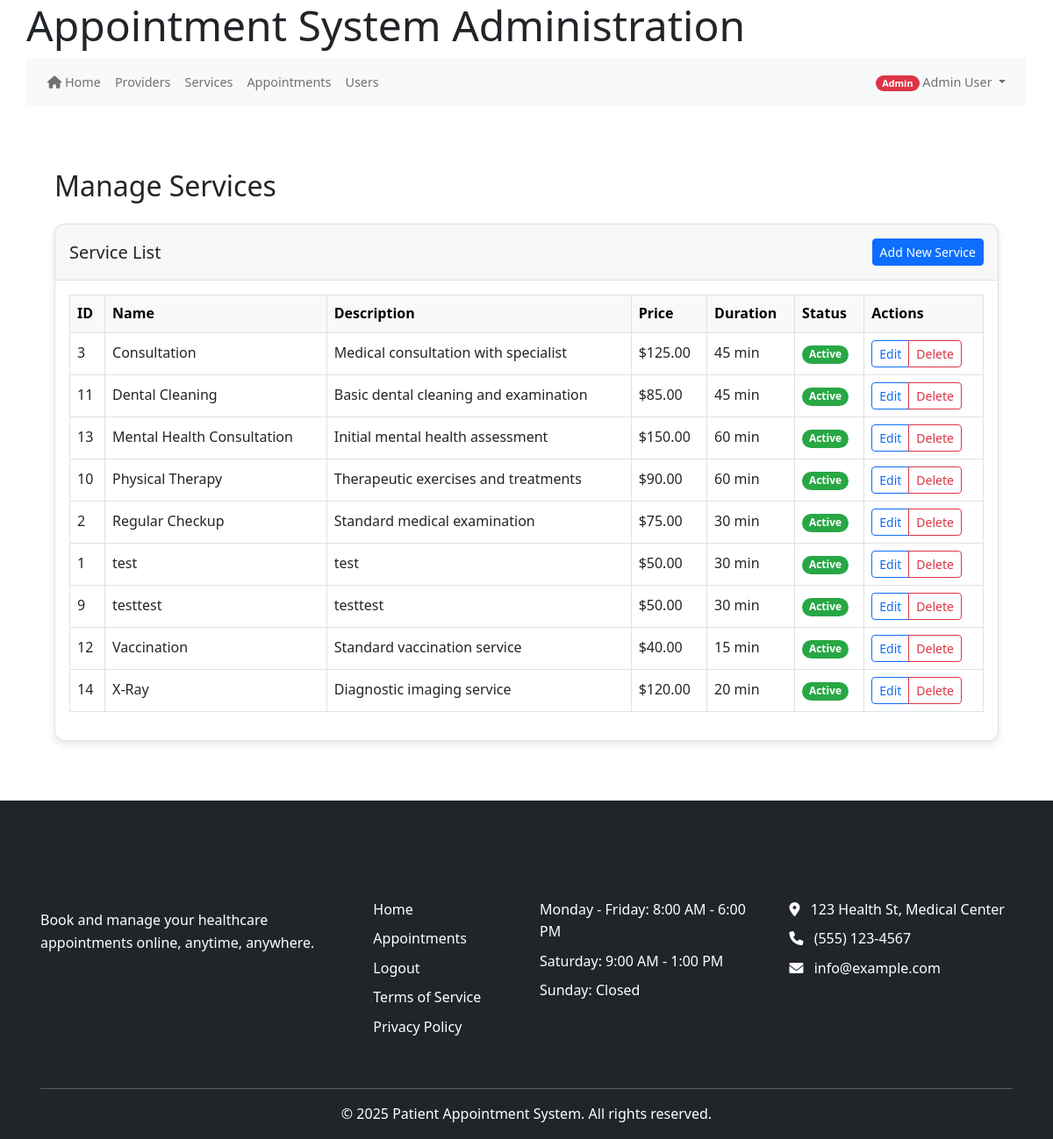
The page /index.php/admin/services (signed in) on the database as committed earlier.
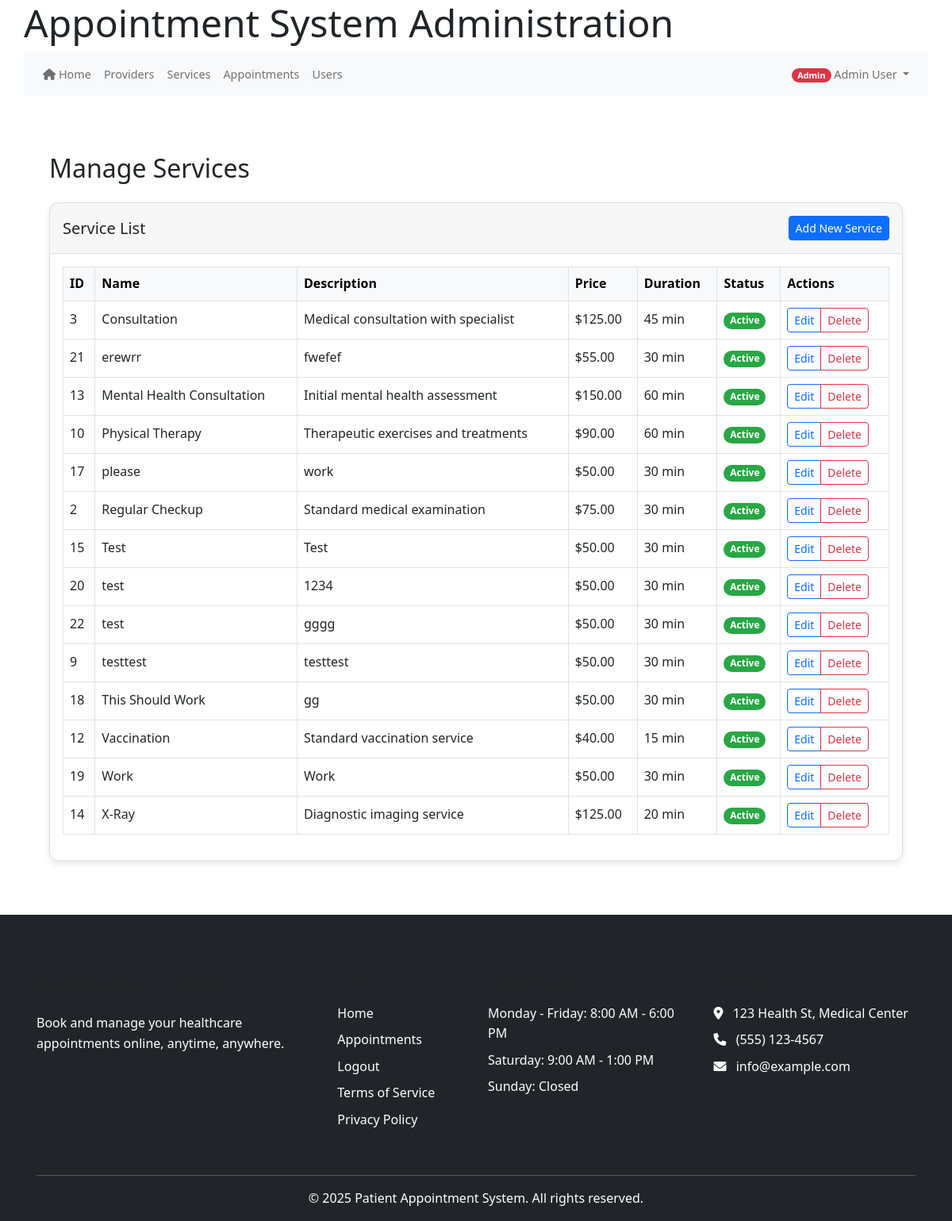
The same page on the database as committed later.
### tables this page shows
CREATE TABLE IF NOT EXISTS `services` (
  `service_id` int(11) NOT NULL AUTO_INCREMENT,
  `name` varchar(255) NOT NULL,
  `description` text DEFAULT NULL,
  `duration` int(11) DEFAULT 30,
  `price` decimal(10,2) DEFAULT NULL,
  `is_active` tinyint(1) DEFAULT 1,
  `created_at` timestamp NOT NULL DEFAULT current_timestamp(),
  PRIMARY KEY (`service_id`)
);

### controllers/admin_controller.php (called while the page is built, shortened)
<?php
require_once MODEL_PATH . '/Appointment.php';
require_once MODEL_PATH . '/Services.php';
class AdminController {
    protected $serviceModel;
    public function __construct() {
        $this->db = get_db();
        $this->serviceModel = new Services($this->db);
    }
    public function services($action = null, $id = null) {
        $services = $this->serviceModel->getAllServices();
        include VIEW_PATH . '/admin/services.php';
    }
}

### public_html/bootstrap.php (called while the page is built, shortened)
<?php
require_once APP_ROOT . '/core/helpers.php';
require_once CORE_PATH . '/helpers.php';
function get_db() {
    static $db = null;
    if ($db === null) {
        if (defined('DB_HOST') && defined('DB_USER') && defined('DB_PASS') && defined('DB_NAME')) {
            $db = new mysqli(DB_HOST, DB_USER, DB_PASS, DB_NAME);
            $db->set_charset('utf8mb4');
        } else {
            throw new Exception("Database constants not defined");
        }
    }
    return $db;
}
return true;

### models/Services.php (called while the page is built, shortened)
<?php
class Services {
    private $db;
    public function __construct($db) {
        $this->db = $db;
    }
    public function getServices($activeOnly = true, $limit = 0, $orderBy = 'name', $fields = []) {
        $services = [];
        try {
            $allowedOrderFields = ['name', 'service_id', 'price', 'duration', 'created_at'];
            $selectedFields = empty($fields) ? '*' : implode(', ', $fields);
            $query = "SELECT $selectedFields FROM services";
            if ($activeOnly) {
                $query .= " WHERE is_active = 1";
            }
            $query .= " ORDER BY $orderBy";
            if ($limit > 0) {
                $query .= " LIMIT ?";
                if ($this->db instanceof mysqli) {
                    $stmt = $this->db->prepare($query);
                    $stmt->bind_param("i", $limit);
                    $stmt->execute();
                    $result = $stmt->get_result();
                    if ($result) {
                        while ($row = $result->fetch_assoc()) {
                            $services[] = ($selectedFields === '*') ?
                                $this->enrichServiceData($row) : $row;
                        }
                    }
                } elseif ($this->db instanceof PDO) {
                    $stmt = $this->db->prepare($query);
                    $stmt->bindParam(1, $limit, PDO::PARAM_INT);
                    $stmt->execute();
                    $rows = $stmt->fetchAll(PDO::FETCH_ASSOC);
                    if ($selectedFields === '*') {
                        $services = array_map([$this, 'enrichServiceData'], $rows);
                    } else {
                        $services = $rows;
                    }
                }
            } else {
                if ($this->db instanceof mysqli) {
                    $result = $this->db->query($query);
                    if ($result) {
                        while ($row = $result->fetch_assoc()) {
                            $services[] = ($selectedFields === '*') ?
                                $this->enrichServiceData($row) : $row;
                        }
                    }
                }
            }
        } catch (Exception $e) {
            error_log("Error in getServices: " . $e->getMessage());
        }
        return $services;
    }
    public function getAllServices() {
        return $this->getServices(true);
    }
    private function enrichServiceData($service) {
        $service['icon'] = $this->getServiceIcon($service['name']);
        if (isset($service['duration']) && $service['duration'] >= 60) {
            $hours = floor($service['duration'] / 60);
            $minutes = $service['duration'] % 60;
            if ($minutes > 0) {
                $service['duration_formatted'] = "{$hours} hour" . ($hours > 1 ? 's' : '') .
                                             " {$minutes} minute" . ($minutes > 1 ? 's' : '');
            } else {
                $service['duration_formatted'] = "{$hours} hour" . ($hours > 1 ? 's' : '');
            }
        } else {
            $service['duration_formatted'] = $service['duration'] . " minute" .
                                          ($service['duration'] != 1 ? 's' : '');
        }
        return $service;
    }
    private function getServiceIcon($serviceName) {
        $name = strtolower($serviceName);
        if (strpos($name, 'check') !== false || strpos($name, 'exam') !== false) {
            return 'stethoscope';
        } elseif (strpos($name, 'therapy') !== false || strpos($name, 'counseling') !== false) {
            return 'brain';
        } elseif (strpos($name, 'cardiac') !== false || strpos($name, 'heart') !== false) {
            return 'heartbeat';
        } elseif (strpos($name, 'dental') !== false || strpos($name, 'teeth') !== false) {
            return 'tooth';
        } elseif (strpos($name, 'eye') !== false || strpos($name, 'vision') !== false) {
            return 'eye';
        } elseif (strpos($name, 'physical') !== false || strpos($name, 'rehab') !== false) {
            return 'dumbbell';
        } elseif (strpos($name, 'vaccine') !== false || strpos($name, 'immun') !== false) {
            return 'syringe';
        } elseif (strpos($name, 'lab') !== false || strpos($name, 'test') !== false) {
            return 'vial';
        } elseif (strpos($name, 'pediatric') !== false || strpos($name, 'child') !== false) {
            return 'child';
        } else {
            return 'user-md';
        }
    }
}

### core/helpers.php (called while the page is built, shortened)
<?php
function base_url($path = '') {
    $protocol = isset($_SERVER['HTTPS']) && $_SERVER['HTTPS'] !== 'off' ? 'https' : 'http';
    $host = $_SERVER['HTTP_HOST'] ?? 'localhost';
    $script_name = $_SERVER['SCRIPT_NAME'];
    $base_dir = dirname($script_name);
    $base_url = "{$protocol}://{$host}{$base_dir}";
    $base_url = rtrim($base_url, '/');
    $path = ltrim($path, '/');
    return $path ? "{$base_url}/{$path}" : $base_url;
}

### views/admin/services.php (the view, shortened to what the changed rows need)
<?php include VIEW_PATH . '/partials/header.php'; ?>
<div class="container my-5">
    <h2 class="mb-4">Manage Services</h2>
    <div class="row mb-3">
        <div class="col-md-12">
            <div class="card shadow">
                <div class="card-body">
                    <div class="table-responsive">
                        <table class="table table-bordered table-hover align-middle">
                            <thead class="table-light">
                                <tr>
                                    <th>ID</th>
                                    <th>Name</th>
                                    <th>Description</th>
                                    <th>Price</th>
                                    <th>Duration</th>
                                    <th>Status</th>
                                    <th>Actions</th>
                                </tr>
                            </thead>
                            <tbody>
                                <?php if(!empty($services)): ?>
                                    <?php foreach ($services as $service): ?>
                                    <tr>
                                        <td><?= $service['service_id'] ?></td>
                                        <td><?= htmlspecialchars($service['name'] ?? '') ?></td>
                                        <td><?= htmlspecialchars($service['description'] ?? '') ?></td>
                                        <td>$<?= number_format($service['price'] ?? 0, 2) ?></td>
                                        <td><?= htmlspecialchars($service['duration'] ?? 30) ?> min</td>
                                        <td>
                                            <?php if (!isset($service['is_active']) || $service['is_active']): ?>
                                                <span class="badge bg-success">Active</span>
                                            <?php else: ?>
                                                <span class="badge bg-secondary">Inactive</span>
                                            <?php endif; ?>
                                        </td>
                                        <td>
                                            <div class="btn-group btn-group-sm">
                                                <a href="<?= base_url('index.php/admin/services/edit/' . $service['service_id']) ?>" class="btn btn-outline-primary">Edit</a>
                                                <button type="button" class="btn btn-outline-danger" data-bs-toggle="modal" data-bs-target="#deleteServiceModal<?= $service['service_id'] ?>">Delete</button>
                                            </div>
                                        </td>
                                    </tr>
                                    <?php endforeach; ?>
                                <?php else: ?>
                                    <tr>
                                        <td colspan="7" class="text-center">No services found</td>
                                    </tr>
                                <?php endif; ?>
                            </tbody>
                        </table>
                    </div>
                </div>
            </div>
        </div>
    </div>
</div>
<?php include VIEW_PATH . '/partials/footer.php'; ?>

Rows that differ between the two databases and show on the page:
no longer on this page (row edited): services: service_id "11", name "Dental Cleaning", description "Basic dental cleaning and examination", price "85.00", duration "45", is_active "Active"
no longer on this page (row edited): services: service_id "1", name "test", description "test", price "50.00", duration "30", is_active "Active"
added services: service_id "21", name "erewrr", description "fwefef", price "55.00", duration "30", is_active "Active"
added services: service_id "17", name "please", description "work", price "50.00", duration "30", is_active "Active"
added services: service_id "15", name "Test", description "Test", price "50.00", duration "30", is_active "Active"
added services: service_id "20", name "test", description "1234", price "50.00", duration "30", is_active "Active"
added services: service_id "22", name "test", description "gggg", price "50.00", duration "30", is_active "Active"
added services: service_id "18", name "This Should Work", description "gg", price "50.00", duration "30", is_active "Active"
added services: service_id "19", name "Work", description "Work", price "50.00", duration "30", is_active "Active"
changed services "X-Ray": price "120.00" → "125.00"
